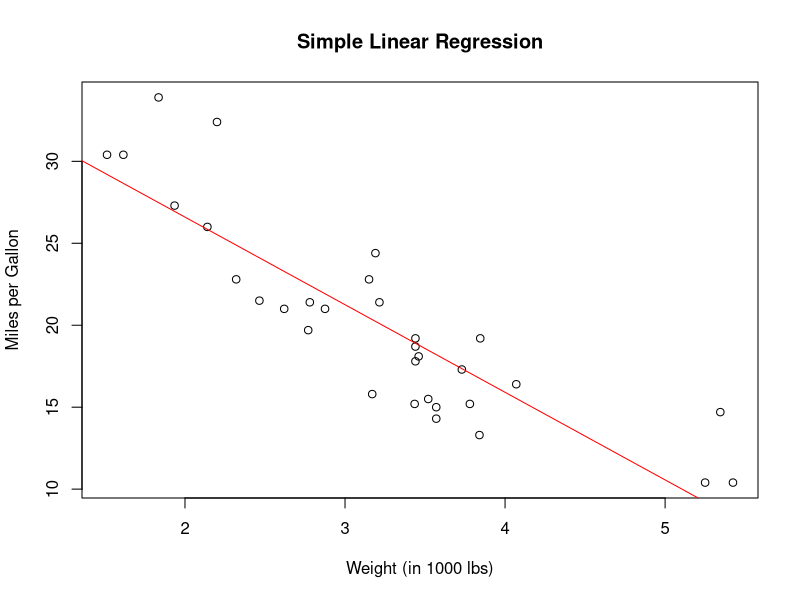
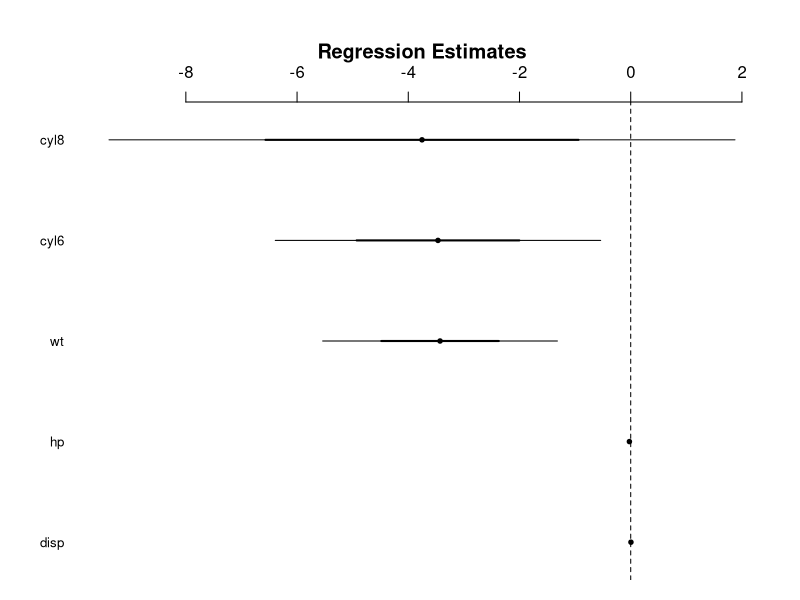
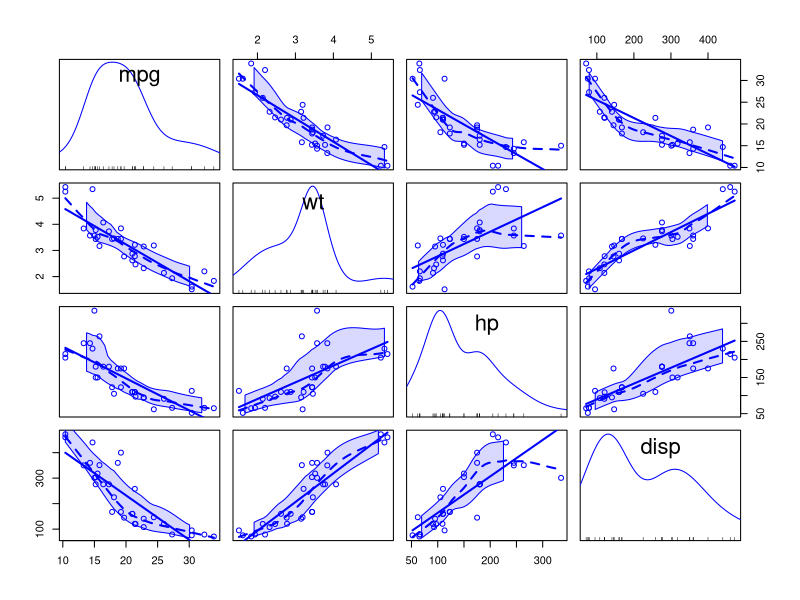
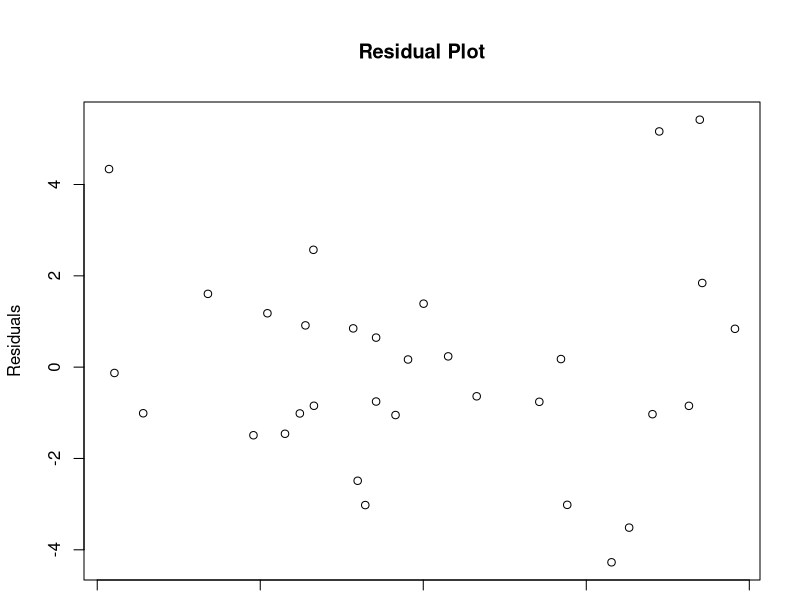

These figures' R source, in order:
## ---- chunk 1
# load mtcars dataset
data(mtcars)

# fit a simple linear regression model
model0 <- lm(mpg ~ wt, data = mtcars)

# print the model summary
summary(model0)
## ---- chunk 2
# plot the data and the regression line
plot(mtcars$wt, 
     mtcars$mpg, 
     main = "Simple Linear Regression", 
     xlab = "Weight (in 1000 lbs)", 
     ylab = "Miles per Gallon")
abline(model0, col = "red")

## ---- chunk 3
# Load the mtcars dataset
data(mtcars)

# `cyl` (number of cylinders) needs to set as a factor
mtcars$cyl <- as.factor(mtcars$cyl)

# verify that `cyl` is a factor
str(mtcars$cyl)
## ---- chunk 4
# verify that `mpg`, `disp`, `hp`, `wt` are numeric
str(mtcars$mpg)
str(mtcars$disp)
str(mtcars$hp)
str(mtcars$wt)
## ---- chunk 5
# Fit a multiple linear regression model
model <- lm(mpg ~ disp + hp + wt + cyl, 
            data = mtcars)

# View the summary of the model
summary(model)
## ---- chunk 6
betas = model$coefficients
round(betas,4)
## ---- chunk 7
# Load the arm package
library(arm)

# Use coefplot() to plot the coefficients of the model
coefplot(model)
## ---- chunk 8
# View the 95% confidence intervals of the estimated coefficients
confint(model, level = 0.95)
## ---- chunk 9

# Create a scatterplot matrix of the variables
library(car)
scatterplotMatrix(~mpg + wt + hp + disp, 
                  data = mtcars)

# Add the regression line to the scatterplot matrix
abline(model, col = "blue")

## ---- chunk 10
# Review the Residuals
summary(model)
## ---- chunk 11
# Extract the residuals
residuals <- resid(model)
## ---- chunk 12
# Plot the residuals against the fitted values
plot(fitted(model), residuals,
     xlab = "Fitted Values",
     ylab = "Residuals",
     main = "Residual Plot")
## ---- chunk 13
summary(residuals)
## ---- chunk 14
# Extract the RSE
rse <- summary(model)$sigma
rse
## ---- chunk 15
# Display the model summary
summary(model)
## ---- chunk 16
# Extract the R-squared
r_squared <- summary(model)$r.squared

# Extract the adjusted R-squared
adj_r_squared <- summary(model)$adj.r.squared

# Print the adjusted R-squared
cat("R-squared:", r_squared, "\n")
cat("Adjusted R-squared:", adj_r_squared, "\n")

# Extract the F-statistic and its associated p-value
f_statistic <- summary(model)$fstatistic[1]

# Print the F-statistic and its associated p-value
cat("F-statistic:", f_statistic, "\n")
## ---- chunk 17
# View the model summary to assess its performance and significance
summary(model)
## ---- chunk 18
# Make predictions for a new car with weight of 2.5, 
# displacement of 200, horsepower of 100, six cylinders
new_car <- data.frame(wt = 2.5, disp = 200, hp = 100, cyl = 6)

# Convert cyl to a factor variable in the new data frame
new_car$cyl <- as.factor(new_car$cyl)

# Make the prediction based on the model using the predict() function
predict(model, newdata = new_car)
